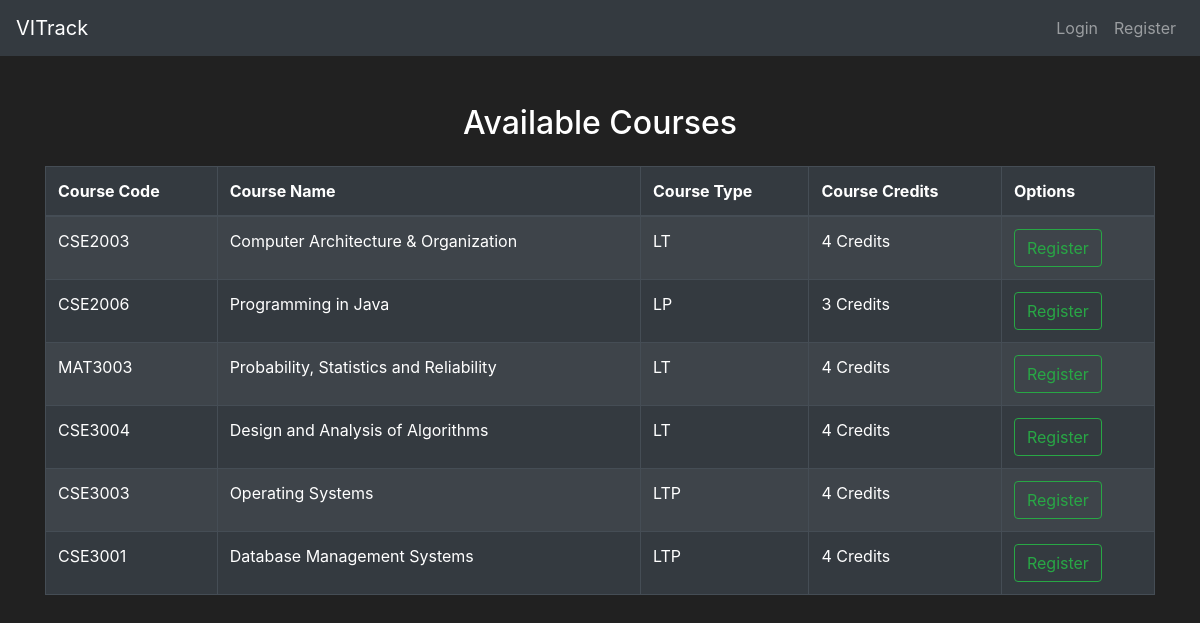
/Registration_Student, run on the app's committed database.
### Attendance/models.py (models this page shows)
class Course(db.Model):
    Course_ID = db.Column(db.Integer(), primary_key=True)
    Course_Code = db.Column(db.String(length=30), nullable=False, unique=True)
    Course_Name = db.Column(db.String(length=100), nullable=False, unique=True)
    Course_Type = db.Column(db.String(length=15), nullable=False)
    Course_Credits = db.Column(db.Integer(), nullable=False)
    Course_Lectures = db.relationship('LectureFormat', backref='Available_Course_for_Lecture')

### Attendance/student_routes.py (the view, shortened to what this page needs)
@app.route('/Registration_Student', methods=['GET', 'POST'])
def registration_student_page():
    courses = Course.query.all()
    return render_template('a35_Registration_Student.html', courses=courses)

### Attendance/templates/a35_Registration_Student.html (shortened to what this page needs)
{% extends 'Base_Student.html' %}
{% block content %}
<div class="container mt-5">
    <h2 class="text-center mb-4">Available Courses</h2>
    <table class="table table-hover table-bordered table-striped table-dark">
        <thead>
        <tr>
            <th scope="col">Course Code</th>
            <th scope="col">Course Name</th>
            <th scope="col">Course Type</th>
            <th scope="col">Course Credits</th>
            <th scope="col">Options</th>
        </tr>
        </thead>
        <tbody>
        {% for course in courses %}
        <tr>
            <td>{{ course.Course_Code }}</td>
            <td>{{ course.Course_Name }}</td>
            <td>{{ course.Course_Type }}</td>
            <td>{{ course.Course_Credits }} Credits</td>
            <td>
                <form action="/Registration_Student" method="post">
                    <button type="submit" class="btn btn-outline-success">Register</button>
                </form>
            </td>
        </tr>
        {% endfor %}
        </tbody>
    </table>
</div>
{% endblock %}

### Attendance/templates/Base_Student.html (shortened to what this page needs)
<!doctype html>
<html lang="en">
<head>
    <link rel="stylesheet" href="https://cdn.jsdelivr.net/npm/bootstrap@4.5.3/dist/css/bootstrap.min.css"
>
</head>
<body>
<nav class="navbar navbar-expand-md navbar-dark bg-dark">
    <a class="navbar-brand" href="{{url_for('entrance_page')}}">VITrack</a>
    <div class="collapse navbar-collapse" id="navbarNav">
        {% if current_user.is_authenticated %}
        <ul class="navbar-nav">
            <li class="nav-item">
                <a class="nav-link" href="{{ url_for('profile_student_page') }}">Welcome, {{ current_user.Name_Student
                    }}</a>
            </li>
            <li class="nav-item">
                <a class="nav-link" href="{{ url_for('logout_student_page') }}">Logout</a>
            </li>
        </ul>
        {% else %}
        <ul class="navbar-nav ml-auto">
            <li class="nav-item {% if request.endpoint == 'login_student_page' %}active{% endif %}">
                <a class="nav-link" href="{{ url_for('login_student_page') }}">Login</a>
            </li>
            <li class="nav-item {% if request.endpoint == 'register_student_page' %}active{% endif %}">
                <a class="nav-link" href="{{ url_for('register_student_page') }}">Register</a>
            </li>
        </ul>
        {% endif %}
    </div>
</nav>
{% block content %}
{% endblock %}
</body>
</html>

### Attendance/templates/Base_Student.html (style rules this page uses)
body { background-color: #212121; color: white }

### data on the page
Course: Course_Code "CSE2003", Course_Name "Computer Architecture & Organization", Course_Type "LT", Course_Credits "4"
Course: Course_Code "CSE2006", Course_Name "Programming in Java", Course_Type "LP", Course_Credits "3"
Course: Course_Code "MAT3003", Course_Name "Probability, Statistics and Reliability", Course_Type "LT", Course_Credits "4"
Course: Course_Code "CSE3004", Course_Name "Design and Analysis of Algorithms", Course_Type "LT", Course_Credits "4"
Course: Course_Code "CSE3003", Course_Name "Operating Systems", Course_Type "LTP", Course_Credits "4"
Course: Course_Code "CSE3001", Course_Name "Database Management Systems", Course_Type "LTP", Course_Credits "4"
